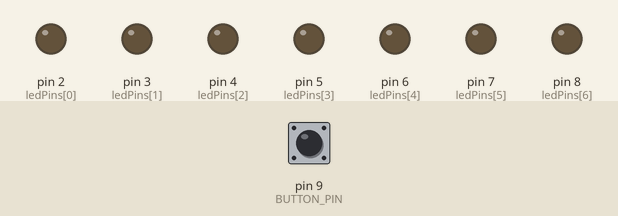
A program run on a simulated Arduino Nano, built with avr-gcc and run on an emulated ATmega328P. Shown: output pins drawn as LEDs (lit = HIGH). Dashed ring = blinking. The test bench sets the inputs (shaded band); at power-on: pin 9 (BUTTON_PIN) LOW. What the program prints to the serial monitor is not drawn.

Above: at 1.8 s.
1.9 s: pin 9 (BUTTON_PIN) pulled HIGH for 3.2 s
At 4.3 s:
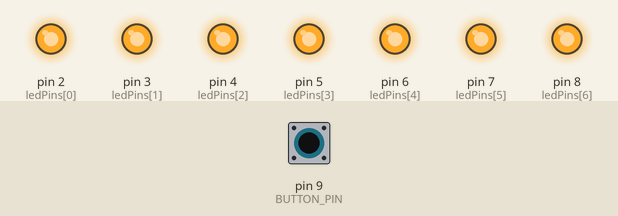
6.6 s: pin 9 (BUTTON_PIN) pulled HIGH for 1 s
At 7.64 s:
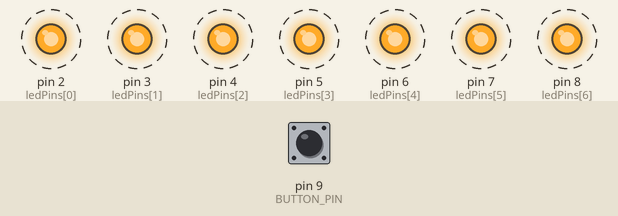
9.6 s: pin 9 (BUTTON_PIN) pulled HIGH for 0.15 s
At 11.6 s:
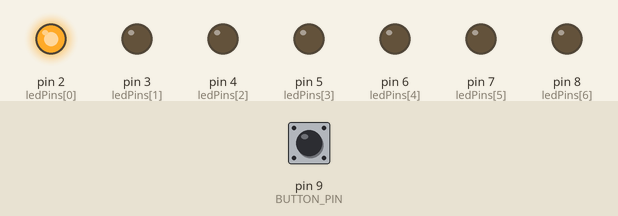
12.6 s: pin 9 (BUTTON_PIN) pulled HIGH for 0.15 s
At 13.8 s:
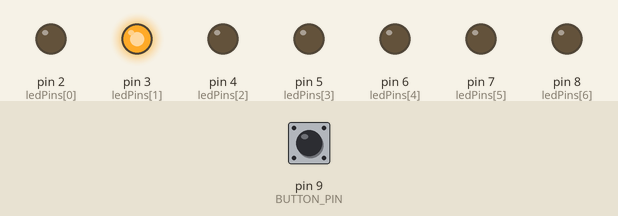
15.6 s: pin 9 (BUTTON_PIN) pulled HIGH for 0.15 s
At 17.3 s:
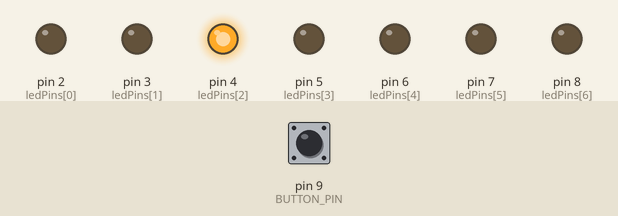
18.6 s: pin 9 (BUTTON_PIN) pulled HIGH for 0.15 s
At 19.6 s:
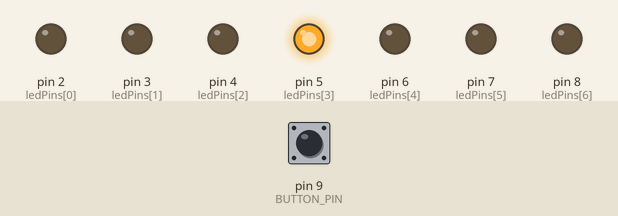
Timing chart, 0 to 21.6 s (numbered marks = the images above; inputs shaded):
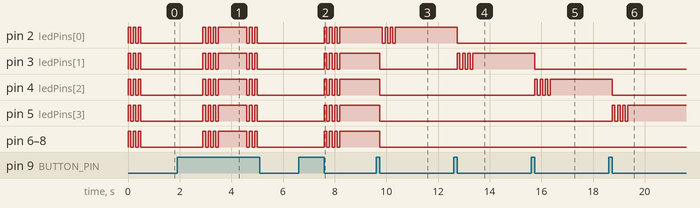

The program:

main.cpp
```cpp
#include <Arduino.h>
#include "Leds.cpp"
#include "Button.cpp"

#define BUTTON_PIN 9
#define INTERVAL_MS 5000 // Max time without activity to standby

// Leds definition
bool editStatus = false;
int ledPins [] = {2, 3, 4, 5, 6, 7, 8};
int len = sizeof(ledPins) / sizeof(*ledPins);
// Create leds object
Leds leds = Leds(ledPins, len);
// Create button object
Button button = Button(BUTTON_PIN);


void setup() {
  // Set led pins as output
  for (int i = 0; i < len; i++){
    pinMode(ledPins[i], OUTPUT);
  }
  // Set button pin as input
  pinMode(BUTTON_PIN, INPUT);
  // Blink all leds
  leds.Blink();
  Serial.begin(9600);
  Serial.println("Starting program");
}

// Edit leds one by one
void editLed() {
  leds.TurnOff();
  int pressType;
  // This loop breaks when no button is pressed for INTERVAL_MS
  while (true) {
    leds.Current().Blink();
    leds.Current().ShowStatus();
    // Wait until button is pressed
    pressType = button.WaitForPress(INTERVAL_MS);
    // Check how button has been pressed
    if (pressType == 0) break;
    if (pressType == 1){
      leds.Current().Off();
      leds.Next();
    }
    if (pressType == 2) leds.Current().UpdateStatus(); // Store to EEPROM

  }
}


void editLeds() {
  leds.Blink();
  leds.ShowStatus();

  while (true) {
    // Wait for button short press
    int pressType = button.WaitForPress(INTERVAL_MS);
    // If button is short pressed edit current led
    if (pressType == 1)
      editLed();
    // Else exit
    else
      break;
  }
  leds.Blink();
}


void loop() {
  if (editStatus) {
    editStatus = false;
    editLeds();
    leds.index = 0;
  } else {
    leds.TurnOff();
    editStatus = button.GetStatus() == 2 ? true : false;
  }
}
```

Button.cpp
```cpp
#include <Arduino.h>

const int SHORT_PRESS_TIME = 75;
const int LONG_PRESS_TIME = 1000;


class Button
{
    public:
        int pin;

        Button (int _pin){
            pin = _pin;
        }

        int GetStatus () {
            // Returns: 0 not pressed, 1 short press, 2 long press

            if (digitalRead(pin) == LOW) return 0;

            // Get how long button is pressed
            unsigned long pressTime = GetPressTime();

            // Check if it is a short or long press
            if (pressTime >= LONG_PRESS_TIME) return 2;
            if (pressTime >= SHORT_PRESS_TIME) return 1;
            return 0;
        }


        int WaitForPress (unsigned long maxInterval) {
            unsigned long start = millis();
            int buttonStatus;
            while(millis() - start < maxInterval) {
                buttonStatus = GetStatus();
                if (buttonStatus != 0) return buttonStatus;
            }
            return 0;
        }


    private:
        unsigned long GetPressTime () {
            // Get how long button is pressed
            unsigned long start = millis();
            while (digitalRead(pin) == HIGH && millis() - start < LONG_PRESS_TIME);

            return millis() - start;
        }
};
```

Leds.cpp
```cpp
#include <Arduino.h>
#include <EEPROM.h>

const int BLINK_DELAY = 100;
const int BLINK_TIMES = 3;

// This class allows to control single led
class Led
{
    public:
        int pin;
        int eepos;
        bool status;

        void On() {
            digitalWrite(pin, HIGH);
        }

        void Off() {
            digitalWrite(pin, LOW);
        }

        void ShowStatus() {
            GetStatus();
            status ? On() : Off();
        }

        void GetStatus() {
            EEPROM.get(eepos, status);
        }

        void UpdateStatus() {
            GetStatus();
            EEPROM.update(eepos, !status);
            GetStatus();
        }

        void Blink() {
            for (int i = 0; i < BLINK_TIMES; i++) {
                On();
                delay(BLINK_DELAY);
                Off();
                delay(BLINK_DELAY);
            }
        }
};


// This class has functions to control the leds as a whole
class Leds
{
    public:
        Led leds[7];
        int size;
        int index = 0;

        Leds(int* pins,  int len) {
            size = len;
            for (int i = 0; i < size; i++)
            {
                leds[i].pin = pins[i];
                leds[i].eepos = i * sizeof(bool);
                leds[i].GetStatus();
            }
        }

        void Next () {
            index = (index+1) % size;
        }

        Led Current () {
            return leds[index];
        }

        void Blink() {
            for (int j = 0; j < BLINK_TIMES                                                                                                                                                                                                                                                                                                                                                                                                                                                                                                                                                                                                                                                                                                                                                                                                                                                                                                                                                                                                                                                                                                                                                                                                                                                                                                                                                                                         ; j++) {
                for (int i = 0; i < size; i++) leds[i].On();
                delay(BLINK_DELAY);
                for (int i = 0; i < size; i++) leds[i].Off();
                delay(BLINK_DELAY);
            }
        }

        void TurnOff() {
            for (int i = 0; i < size; i++) leds[i].Off();
        }

        void ShowStatus() {
            for (int i = 0; i < size; i++) leds[i].ShowStatus();
        }
};
```

Measured:
- after the input at 1.9 s, pin 2 (ledPins[0]), pin 3 (ledPins[1]), pin 4 (ledPins[2]), pin 5 (ledPins[3]), pin 6 (ledPins[4]), pin 7 (ledPins[5]), pin 8 (ledPins[6]): goes 3 × (HIGH 0.10 s, LOW 0.10 s), HIGH 1.1 s, LOW 0.10 s, HIGH 0.10 s, LOW 0.10 s, HIGH 0.10 s, then LOW, starting after 1.0 s
- after the input at 6.6 s, pin 2 (ledPins[0]), pin 3 (ledPins[1]), pin 4 (ledPins[2]), pin 5 (ledPins[3]), pin 6 (ledPins[4]), pin 7 (ledPins[5]), pin 8 (ledPins[6]): alternates HIGH for 0.10 s and LOW for 0.10 s, 7 changes in all, then stays HIGH, starting after 1.0 s
- after the input at 9.6 s, pin 2 (ledPins[0]): alternates HIGH for 0.10 s and LOW for 0.10 s, 6 changes in all, then stays HIGH, starting after 0.25 s; pin 3 (ledPins[1]), pin 4 (ledPins[2]), pin 5 (ledPins[3]), pin 6 (ledPins[4]), pin 7 (ledPins[5]), pin 8 (ledPins[6]): HIGH → LOW after 0.15 s
- after the input at 12.6 s, pin 2 (ledPins[0]): HIGH → LOW after 0.15 s; pin 3 (ledPins[1]): alternates HIGH for 0.10 s and LOW for 0.10 s, 7 changes in all, then stays HIGH, starting after 0.15 s
- after the input at 15.6 s, pin 3 (ledPins[1]): HIGH → LOW after 0.15 s; pin 4 (ledPins[2]): alternates HIGH for 0.10 s and LOW for 0.10 s, 7 changes in all, then stays HIGH, starting after 0.15 s
- after the input at 18.6 s, pin 4 (ledPins[2]): HIGH → LOW after 0.15 s; pin 5 (ledPins[3]): alternates HIGH for 0.10 s and LOW for 0.10 s, 7 changes in all, then stays HIGH, starting after 0.15 s
